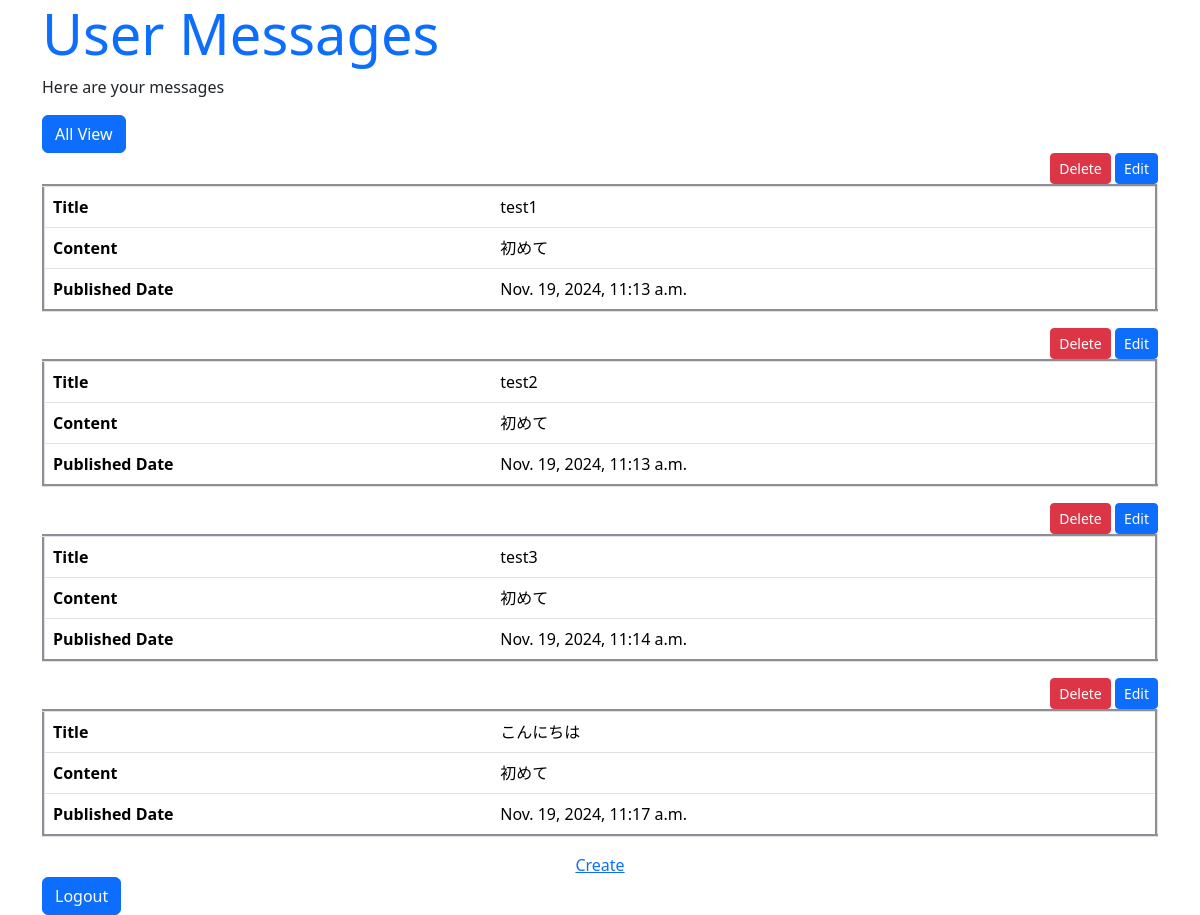
The page /work/yuuki (signed in) on the database as committed earlier.
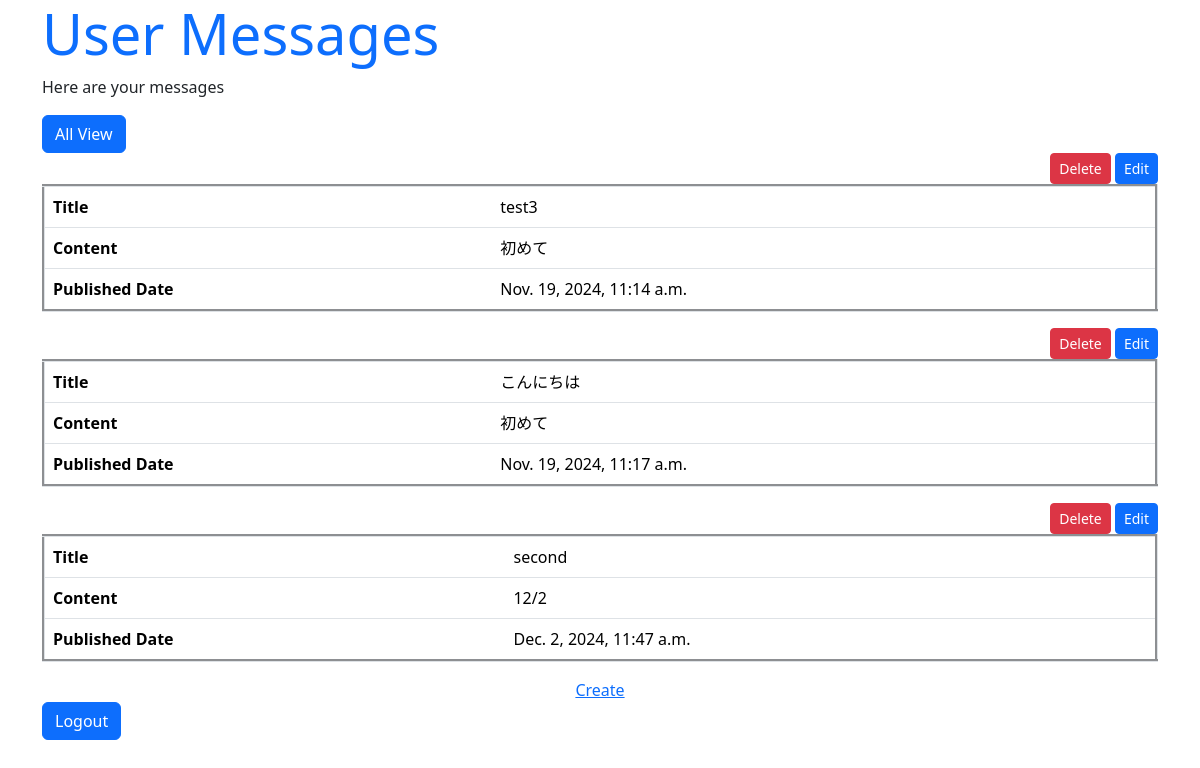
The same page on the database as committed later.
### work/models.py (models this page shows, shortened)
class Message(models.Model):
    member = models.ForeignKey(User, on_delete=models.CASCADE)
    title = models.CharField(max_length=100)
    content = models.CharField(max_length=300)
    pub_date = models.DateTimeField(auto_now_add=True)
    class Meta:
        ordering = ('pub_date',)

### work/views.py (the view)
# urls.py: path('<str:account_id>', views.index, name='index'),
@login_required
def index(request, account_id):
    user = get_object_or_404(User, account_id=account_id)
    messages = Message.objects.filter(member=user)  # そのユーザーのメッセージを取得
    params = {
        'title': 'User Messages',
        'message': 'Here are your messages',
        'data': messages,
        'user': user,
    }
    return render(request, 'work/index.html', params)

### work/templates/work/index.html (shortened to what this page needs)
{% load static %}
<!DOCTYPE html>
<html lang="ja">
<head>
    <link href="https://cdn.jsdelivr.net/npm/bootstrap/dist/css/bootstrap.css" rel="stylesheet"
 />
</head>
<body class="container">
    <h1 class="display-4 text-primary">{{ title }}</h1>
    <p class="display-7">{{ message|safe }}</p>
    <div class="d-grid gap-2 d-md-block">
        <a href="{% url 'work:all_index' %}" class="btn btn-primary">All View</a>
    </div>
    {% for item in data %}
    <table class="table" border="3">
        <div class="text-end">
            <a href="{% url 'work:delete' account_id=user.account_id message_id=item.id %}"
                class="btn btn-sm btn-danger">Delete</a>
            <a href="{% url 'work:edit' account_id=user.account_id message_id=item.id %}"
                class="btn btn-sm btn-primary">Edit</a>
        </div>
        <tr>
            <th>Title</th>
            <td>{{ item.title }}</td>
        </tr>
        <tr>
            <th>Content</th>
            <td>{{ item.content }}</td>
        </tr>
        <tr>
            <th>Published Date</th>
            <td>{{ item.pub_date }}</td>
        </tr>
    </table>
    {% endfor %}
    <div class="text-center">
        <a href="{% url 'work:create' account_id=user.account_id %}">Create</a>
    </div>
    <div>
        <a href="{% url 'accounts:logout' %}" class="btn btn-primary">Logout</a>
    </div>
</html>

Rows that differ between the two databases and show on the page:
removed Message: title "test1", content "初めて", pub_date "Nov. 19, 2024, 11:13 a.m."
removed Message: title "test2", content "初めて", pub_date "Nov. 19, 2024, 11:13 a.m."
added Message: title "second", content "12/2", pub_date "Dec. 2, 2024, 11:47 a.m."
